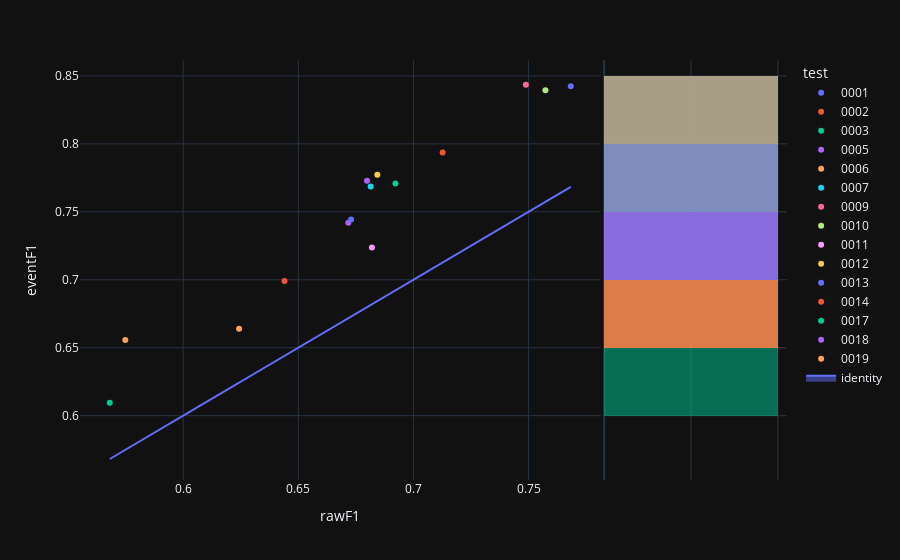

Write notebook code for a chart like this one.
### Code cell
fig=px.scatter(experimentModels_N2,x='rawF1',y='eventF1',color='test',hover_name='modelId', marginal_y="histogram")
fig.add_trace(
    go.Scatter(x=experimentModels_N2['rawF1'], y=experimentModels_N2['rawF1'], name="identity", mode='lines',fill="toself")
)
fig.show()

### Figure 1 — Plotly figure (JSON) as saved in the notebook; plotly's stock layout.template omitted (floating-point values rounded to 4 significant figures)
{"data": [{"hovertemplate": "<b>%{hovertext}</b><br><br>test=0001<br>rawF1=%{x}<br>eventF1=%{y}<extra></extra>", "hovertext": ["bdbdfc7b-0c97-484c-b4e9-70e698d9b353"], "legendgroup": "0001", "marker": {"color": "#636efa", "symbol": "circle"}, "mode": "markers", "name": "0001", "orientation": "v", "showlegend": true, "x": [0.7683], "xaxis": "x", "y": [0.8424], "yaxis": "y", "type": "scatter"}, {"alignmentgroup": "True", "bingroup": "y", "hovertemplate": "test=0001<br>eventF1=%{y}<br>count=%{x}<extra></extra>", "legendgroup": "0001", "marker": {"color": "#636efa"}, "name": "0001", "offsetgroup": "0001", "opacity": 0.5, "showlegend": false, "xaxis": "x2", "y": [0.8424], "yaxis": "y2", "type": "histogram"}, {"hovertemplate": "<b>%{hovertext}</b><br><br>test=0002<br>rawF1=%{x}<br>eventF1=%{y}<extra></extra>", "hovertext": ["bae09da0-598a-46ed-b46a-553a9d1de380"], "legendgroup": "0002", "marker": {"color": "#EF553B", "symbol": "circle"}, "mode": "markers", "name": "0002", "orientation": "v", "showlegend": true, "x": [0.7127], "xaxis": "x", "y": [0.7936], "yaxis": "y", "type": "scatter"}, {"alignmentgroup": "True", "bingroup": "y", "hovertemplate": "test=0002<br>eventF1=%{y}<br>count=%{x}<extra></extra>", "legendgroup": "0002", "marker": {"color": "#EF553B"}, "name": "0002", "offsetgroup": "0002", "opacity": 0.5, "showlegend": false, "xaxis": "x2", "y": [0.7936], "yaxis": "y2", "type": "histogram"}, {"hovertemplate": "<b>%{hovertext}</b><br><br>test=0003<br>rawF1=%{x}<br>eventF1=%{y}<extra></extra>", "hovertext": ["2c77d9d9-8a36-4e76-ac92-65f9318bd100"], "legendgroup": "0003", "marker": {"color": "#00cc96", "symbol": "circle"}, "mode": "markers", "name": "0003", "orientation": "v", "showlegend": true, "x": [0.5681], "xaxis": "x", "y": [0.6095], "yaxis": "y", "type": "scatter"}, {"alignmentgroup": "True", "bingroup": "y", "hovertemplate": "test=0003<br>eventF1=%{y}<br>count=%{x}<extra></extra>", "legendgroup": "0003", "marker": {"color": "#00cc96"}, "name": "0003", "offsetgroup": "0003", "opacity": 0.5, "showlegend": false, "xaxis": "x2", "y": [0.6095], "yaxis": "y2", "type": "histogram"}, {"hovertemplate": "<b>%{hovertext}</b><br><br>test=0005<br>rawF1=%{x}<br>eventF1=%{y}<extra></extra>", "hovertext": ["dc49a81b-fa55-4b8e-989b-e40bd13a4302"], "legendgroup": "0005", "marker": {"color": "#ab63fa", "symbol": "circle"}, "mode": "markers", "name": "0005", "orientation": "v", "showlegend": true, "x": [0.6717], "xaxis": "x", "y": [0.7419], "yaxis": "y", "type": "scatter"}, {"alignmentgroup": "True", "bingroup": "y", "hovertemplate": "test=0005<br>eventF1=%{y}<br>count=%{x}<extra></extra>", "legendgroup": "0005", "marker": {"color": "#ab63fa"}, "name": "0005", "offsetgroup": "0005", "opacity": 0.5, "showlegend": false, "xaxis": "x2", "y": [0.7419], "yaxis": "y2", "type": "histogram"}, {"hovertemplate": "<b>%{hovertext}</b><br><br>test=0006<br>rawF1=%{x}<br>eventF1=%{y}<extra></extra>", "hovertext": ["3d3c90d6-8d87-4dd0-85ec-9eedee1565cb"], "legendgroup": "0006", "marker": {"color": "#FFA15A", "symbol": "circle"}, "mode": "markers", "name": "0006", "orientation": "v", "showlegend": true, "x": [0.5749], "xaxis": "x", "y": [0.6557], "yaxis": "y", "type": "scatter"}, {"alignmentgroup": "True", "bingroup": "y", "hovertemplate": "test=0006<br>eventF1=%{y}<br>count=%{x}<extra></extra>", "legendgroup": "0006", "marker": {"color": "#FFA15A"}, "name": "0006", "offsetgroup": "0006", "opacity": 0.5, "showlegend": false, "xaxis": "x2", "y": [0.6557], "yaxis": "y2", "type": "histogram"}, {"hovertemplate": "<b>%{hovertext}</b><br><br>test=0007<br>rawF1=%{x}<br>eventF1=%{y}<extra></extra>", "hovertext": ["6622a394-926c-45ad-a0f5-eb1def948317"], "legendgroup": "0007", "marker": {"color": "#19d3f3", "symbol": "circle"}, "mode": "markers", "name": "0007", "orientation": "v", "showlegend": true, "x": [0.6814], "xaxis": "x", "y": [0.7686], "yaxis": "y", "type": "scatter"}, {"alignmentgroup": "True", "bingroup": "y", "hovertemplate": "test=0007<br>eventF1=%{y}<br>count=%{x}<extra></extra>", "legendgroup": "0007", "marker": {"color": "#19d3f3"}, "name": "0007", "offsetgroup": "0007", "opacity": 0.5, "showlegend": false, "xaxis": "x2", "y": [0.7686], "yaxis": "y2", "type": "histogram"}, {"hovertemplate": "<b>%{hovertext}</b><br><br>test=0009<br>rawF1=%{x}<br>eventF1=%{y}<extra></extra>", "hovertext": ["91153884-8b2d-49a1-86cd-386a1add8f8e"], "legendgroup": "0009", "marker": {"color": "#FF6692", "symbol": "circle"}, "mode": "markers", "name": "0009", "orientation": "v", "showlegend": true, "x": [0.7488], "xaxis": "x", "y": [0.8435], "yaxis": "y", "type": "scatter"}, {"alignmentgroup": "True", "bingroup": "y", "hovertemplate": "test=0009<br>eventF1=%{y}<br>count=%{x}<extra></extra>", "legendgroup": "0009", "marker": {"color": "#FF6692"}, "name": "0009", "offsetgroup": "0009", "opacity": 0.5, "showlegend": false, "xaxis": "x2", "y": [0.8435], "yaxis": "y2", "type": "histogram"}, {"hovertemplate": "<b>%{hovertext}</b><br><br>test=0010<br>rawF1=%{x}<br>eventF1=%{y}<extra></extra>", "hovertext": ["672f9a5b-bab6-4a47-8889-b20041f97fe8"], "legendgroup": "0010", "marker": {"color": "#B6E880", "symbol": "circle"}, "mode": "markers", "name": "0010", "orientation": "v", "showlegend": true, "x": [0.7573], "xaxis": "x", "y": [0.8394], "yaxis": "y", "type": "scatter"}, {"alignmentgroup": "True", "bingroup": "y", "hovertemplate": "test=0010<br>eventF1=%{y}<br>count=%{x}<extra></extra>", "legendgroup": "0010", "marker": {"color": "#B6E880"}, "name": "0010", "offsetgroup": "0010", "opacity": 0.5, "showlegend": false, "xaxis": "x2", "y": [0.8394], "yaxis": "y2", "type": "histogram"}, {"hovertemplate": "<b>%{hovertext}</b><br><br>test=0011<br>rawF1=%{x}<br>eventF1=%{y}<extra></extra>", "hovertext": ["98885354-4ef8-4d7f-b64d-8fb9a1edc578"], "legendgroup": "0011", "marker": {"color": "#FF97FF", "symbol": "circle"}, "mode": "markers", "name": "0011", "orientation": "v", "showlegend": true, "x": [0.682], "xaxis": "x", "y": [0.7237], "yaxis": "y", "type": "scatter"}, {"alignmentgroup": "True", "bingroup": "y", "hovertemplate": "test=0011<br>eventF1=%{y}<br>count=%{x}<extra></extra>", "legendgroup": "0011", "marker": {"color": "#FF97FF"}, "name": "0011", "offsetgroup": "0011", "opacity": 0.5, "showlegend": false, "xaxis": "x2", "y": [0.7237], "yaxis": "y2", "type": "histogram"}, {"hovertemplate": "<b>%{hovertext}</b><br><br>test=0012<br>rawF1=%{x}<br>eventF1=%{y}<extra></extra>", "hovertext": ["39389298-e7f5-4de1-9dc7-bcf9a95245bd"], "legendgroup": "0012", "marker": {"color": "#FECB52", "symbol": "circle"}, "mode": "markers", "name": "0012", "orientation": "v", "showlegend": true, "x": [0.6843], "xaxis": "x", "y": [0.7773], "yaxis": "y", "type": "scatter"}, {"alignmentgroup": "True", "bingroup": "y", "hovertemplate": "test=0012<br>eventF1=%{y}<br>count=%{x}<extra></extra>", "legendgroup": "0012", "marker": {"color": "#FECB52"}, "name": "0012", "offsetgroup": "0012", "opacity": 0.5, "showlegend": false, "xaxis": "x2", "y": [0.7773], "yaxis": "y2", "type": "histogram"}, {"hovertemplate": "<b>%{hovertext}</b><br><br>test=0013<br>rawF1=%{x}<br>eventF1=%{y}<extra></extra>", "hovertext": ["6843077b-61cf-42ad-93b6-b05a4e571941"], "legendgroup": "0013", "marker": {"color": "#636efa", "symbol": "circle"}, "mode": "markers", "name": "0013", "orientation": "v", "showlegend": true, "x": [0.6729], "xaxis": "x", "y": [0.7443], "yaxis": "y", "type": "scatter"}, {"alignmentgroup": "True", "bingroup": "y", "hovertemplate": "test=0013<br>eventF1=%{y}<br>count=%{x}<extra></extra>", "legendgroup": "0013", "marker": {"color": "#636efa"}, "name": "0013", "offsetgroup": "0013", "opacity": 0.5, "showlegend": false, "xaxis": "x2", "y": [0.7443], "yaxis": "y2", "type": "histogram"}, {"hovertemplate": "<b>%{hovertext}</b><br><br>test=0014<br>rawF1=%{x}<br>eventF1=%{y}<extra></extra>", "hovertext": ["2d6d22a0-446c-4062-a7c7-ddfb9c121e52"], "legendgroup": "0014", "marker": {"color": "#EF553B", "symbol": "circle"}, "mode": "markers", "name": "0014", "orientation": "v", "showlegend": true, "x": [0.644], "xaxis": "x", "y": [0.6992], "yaxis": "y", "type": "scatter"}, {"alignmentgroup": "True", "bingroup": "y", "hovertemplate": "test=0014<br>eventF1=%{y}<br>count=%{x}<extra></extra>", "legendgroup": "0014", "marker": {"color": "#EF553B"}, "name": "0014", "offsetgroup": "0014", "opacity": 0.5, "showlegend": false, "xaxis": "x2", "y": [0.6992], "yaxis": "y2", "type": "histogram"}, {"hovertemplate": "<b>%{hovertext}</b><br><br>test=0017<br>rawF1=%{x}<br>eventF1=%{y}<extra></extra>", "hovertext": ["b19207a8-f284-4643-bfe5-58df44b2ec11"], "legendgroup": "0017", "marker": {"color": "#00cc96", "symbol": "circle"}, "mode": "markers", "name": "0017", "orientation": "v", "showlegend": true, "x": [0.6922], "xaxis": "x", "y": [0.7709], "yaxis": "y", "type": "scatter"}, {"alignmentgroup": "True", "bingroup": "y", "hovertemplate": "test=0017<br>eventF1=%{y}<br>count=%{x}<extra></extra>", "legendgroup": "0017", "marker": {"color": "#00cc96"}, "name": "0017", "offsetgroup": "0017", "opacity": 0.5, "showlegend": false, "xaxis": "x2", "y": [0.7709], "yaxis": "y2", "type": "histogram"}, {"hovertemplate": "<b>%{hovertext}</b><br><br>test=0018<br>rawF1=%{x}<br>eventF1=%{y}<extra></extra>", "hovertext": ["4d651825-f7a4-4075-be43-51c1d02ded72"], "legendgroup": "0018", "marker": {"color": "#ab63fa", "symbol": "circle"}, "mode": "markers", "name": "0018", "orientation": "v", "showlegend": true, "x": [0.6798], "xaxis": "x", "y": [0.7728], "yaxis": "y", "type": "scatter"}, {"alignmentgroup": "True", "bingroup": "y", "hovertemplate": "test=0018<br>eventF1=%{y}<br>count=%{x}<extra></extra>", "legendgroup": "0018", "marker": {"color": "#ab63fa"}, "name": "0018", "offsetgroup": "0018", "opacity": 0.5, "showlegend": false, "xaxis": "x2", "y": [0.7728], "yaxis": "y2", "type": "histogram"}, {"hovertemplate": "<b>%{hovertext}</b><br><br>test=0019<br>rawF1=%{x}<br>eventF1=%{y}<extra></extra>", "hovertext": ["b6859196-b916-4b6c-9f63-b132c50cd41d"], "legendgroup": "0019", "marker": {"color": "#FFA15A", "symbol": "circle"}, "mode": "markers", "name": "0019", "orientation": "v", "showlegend": true, "x": [0.6243], "xaxis": "x", "y": [0.664], "yaxis": "y", "type": "scatter"}, {"alignmentgroup": "True", "bingroup": "y", "hovertemplate": "test=0019<br>eventF1=%{y}<br>count=%{x}<extra></extra>", "legendgroup": "0019", "marker": {"color": "#FFA15A"}, "name": "0019", "offsetgroup": "0019", "opacity": 0.5, "showlegend": false, "xaxis": "x2", "y": [0.664], "yaxis": "y2", "type": "histogram"}, {"fill": "toself", "mode": "lines", "name": "identity", "x": [0.7683, 0.7127, 0.5681, 0.6717, 0.5749, 0.6814, 0.7488, 0.7573, 0.682, 0.6843, 0.6729, 0.644, 0.6922, 0.6798, 0.6243], "y": [0.7683, 0.7127, 0.5681, 0.6717, 0.5749, 0.6814, 0.7488, 0.7573, 0.682, 0.6843, 0.6729, 0.644, 0.6922, 0.6798, 0.6243], "type": "scatter"}], "layout": {"xaxis": {"anchor": "y", "domain": [0.0, 0.7363], "title": {"text": "rawF1"}}, "yaxis": {"anchor": "x", "domain": [0.0, 1.0], "title": {"text": "eventF1"}}, "xaxis2": {"anchor": "y2", "domain": [0.7413, 1.0], "matches": "x2", "showticklabels": false, "showline": false, "ticks": "", "showgrid": true}, "yaxis2": {"anchor": "x2", "domain": [0.0, 1.0], "matches": "y", "showticklabels": false, "showgrid": true}, "legend": {"title": {"text": "test"}, "tracegroupgap": 0}, "margin": {"t": 60}, "barmode": "overlay"}}
